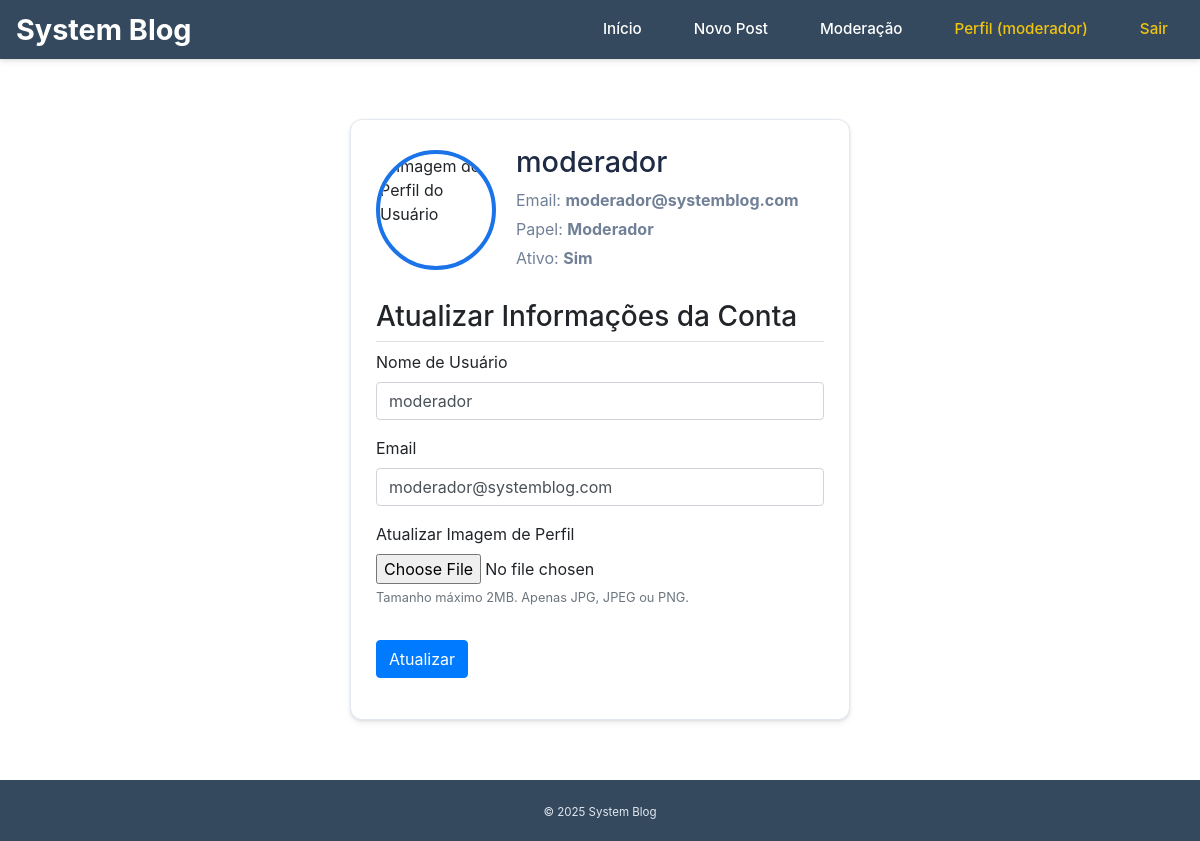
Page /account (signed in) on the committed database.
### models.py (models this page shows, shortened)
class User(db.Model, UserMixin):
    id = db.Column(db.Integer, primary_key=True)
    username = db.Column(db.String(20), unique=True, nullable=False)
    email = db.Column(db.String(120), unique=True, nullable=False)
    password = db.Column(db.String(60), nullable=False)
    image_file = db.Column(db.String(20), nullable=False, default='default.jpg')
    is_active = db.Column(db.Boolean, default=False)
    role_id = db.Column(db.Integer, db.ForeignKey('role.id'), nullable=False, default=1)
    posts = db.relationship('Post', backref='author', lazy=True)

class Role(db.Model):
    id = db.Column(db.Integer, primary_key=True)
    name = db.Column(db.String(20), unique=True, nullable=False)
    can_moderate = db.Column(db.Boolean, default=False)  # Pode apagar posts de outros
    can_admin = db.Column(db.Boolean, default=False)     # Pode gerenciar usuários/papéis
    users = db.relationship('User', backref='role', lazy=True)

### views.py (the view)
@app.route("/account", methods=['GET', 'POST'])
@login_required
def account():
    form = UpdateAccountForm()
    if form.validate_on_submit():
        if getattr(form, 'picture', None) and form.picture.data:
            profile_dir = os.path.join(app.root_path, 'static', 'profile_pics')
            os.makedirs(profile_dir, exist_ok=True)
            picture_file = save_picture(form.picture.data)
            current_user.image_file = picture_file
        current_user.username = form.username.data
        current_user.email = form.email.data
        db.session.commit()
        flash('Sua conta foi atualizada com sucesso!', 'success')
        return redirect(url_for('account'))
    elif request.method == 'GET':
        form.username.data = current_user.username
        form.email.data = current_user.email
    image_file = url_for('static', filename='profile_pics/' + current_user.image_file)
    return render_template('account.html', title='Perfil', image_file=image_file, form=form)

### forms.py (shortened to what this page needs)
class UpdateAccountForm(FlaskForm):
    username = StringField('Nome de Usuário',validators=[DataRequired(), Length(min=2, max=20)])
    email = StringField('Email',validators=[DataRequired(), Email()])
    picture = FileField('Atualizar Imagem de Perfil', validators=[FileAllowed(['jpg', 'png', 'jpeg'], 'Apenas imagens (jpg, jpeg, png)!')])
    submit = SubmitField('Atualizar')

### app.py (called while the page is built)
@login_manager.user_loader
def load_user(user_id):
    try:
        return db.session.get(User, int(user_id))
    except ValueError:
        return None

### models.py (called while the page is built)
def is_admin(user):
    return bool(user.is_authenticated and getattr(user.role, "can_admin", False))

def is_moderator(user):
    return bool(user.is_authenticated and getattr(user.role, "can_moderate", False))

### views.py (called while the page is built)
@app.before_request
def start_quote_thread():
    global quote_of_the_day
    if quote_of_the_day.get('thread') is None or not quote_of_the_day['thread'].is_alive():
        th = Thread(target=get_and_translate_quote, daemon=True)
        th.start()
        quote_of_the_day['thread'] = th
        app.logger.info("Thread de citação assíncrona iniciada.")

### templates/account.html (shortened to what this page needs)
{% extends "base.html" %}
{% block content %}
{% block extra_css %}
    <link rel="stylesheet" href="{{ url_for('static', filename='css/account.css') }}">
{% endblock %}
    <div class="container-small">
        <div class="content-section">
            <div class="media">
                <img class="profile-img" src="{{ image_file }}" alt="Imagem de Perfil do Usuário">
                <div class="media-body">
                    <h2 class="account-heading">{{ current_user.username }}</h2>
                    <p class="account-info">Email: <strong>{{ current_user.email }}</strong></p>
                    <p class="account-info">Papel: <strong>{{ current_user.role.name }}</strong></p>
                    <p class="account-info">Ativo: <strong>{{ "Sim" if current_user.is_active else "Não (Aguardando Confirmação)" }}</strong></p>
                </div>
            </div>
            <h3 class="mt-4 border-bottom pb-2">Atualizar Informações da Conta</h3>
            <form method="POST" action="" enctype="multipart/form-data">
                <fieldset class="form-group">
                    <div class="form-group">
                        {{ form.username.label(class="form-control-label") }}
                        {% if form.username.errors %}
                            {{ form.username(class="form-control is-invalid") }}
                            <div class="invalid-feedback">
                                {% for error in form.username.errors %}
                                    <span>{{ error }}</span>
                                {% endfor %}
                            </div>
                        {% else %}
                            {{ form.username(class="form-control") }}
                        {% endif %}
                    </div>
                    <div class="form-group">
                        {{ form.email.label(class="form-control-label") }}
                        {% if form.email.errors %}
                            {{ form.email(class="form-control is-invalid") }}
                            <div class="invalid-feedback">
                                {% for error in form.email.errors %}
                                    <span>{{ error }}</span>
                                {% endfor %}
                            </div>
                        {% else %}
                            {{ form.email(class="form-control") }}
                        {% endif %}
                    </div>
                    <div class="form-group">
                        {{ form.picture.label(class="form-control-label") }}
                        {{ form.picture(class="form-control-file") }}
                        <small class="form-text text-muted">Tamanho máximo 2MB. Apenas JPG, JPEG ou PNG.</small>
                    </div>
                </fieldset>
                <div class="form-group">
                    {{ form.submit(class="btn btn-primary") }}
                </div>
            </form>
        </div>
    </div>
{% endblock content %}

### templates/base.html (shortened to what this page needs)
<!doctype html>
<html lang="pt-br">
<head>
  <link rel="stylesheet" href="{{ url_for('static', filename='css/base.css') }}">
  <link rel="stylesheet" href="https://stackpath.bootstrapcdn.com/bootstrap/4.5.2/css/bootstrap.min.css">
  {% block extra_css %}{% endblock %}
</head>
<body>
  <nav class="navbar">
    <a href="{{ url_for('home') }}" class="brand">System Blog</a>
    <div class="nav-links">
      <a href="{{ url_for('home') }}" class="nav-link">Início</a>
      {% if current_user.is_authenticated %}
        <a href="{{ url_for('new_post') }}" class="nav-link">Novo Post</a>
        {% if is_admin(current_user) %}
          <a href="{{ url_for('admin_users') }}" class="nav-link nav-link-admin">Admin</a>
        {% elif is_moderator(current_user) %}
          <a href="{{ url_for('moderator_dashboard') }}" class="nav-link">Moderação</a>
        {% else %}
          <a href="{{ url_for('user_dashboard') }}" class="nav-link">Meu Painel</a>
        {% endif %}
        <a href="{{ url_for('account') }}" class="nav-link nav-link-profile">Perfil ({{ current_user.username }})</a>
        <a href="{{ url_for('logout') }}" class="nav-link nav-link-danger">Sair</a>
      {% else %}
        <a href="{{ url_for('login') }}" class="nav-link">Login</a>
        <a href="{{ url_for('register') }}" class="nav-link nav-link-register">Registrar</a>
      {% endif %}
    </div>
  </nav>
  <main class="container">
    {% block content %}{% endblock %}
  </main>
  <footer class="footer">
    <small>&copy; {{ 2025 }} System Blog</small>
  </footer>
</body>
</html>

### static/css/base.css (style rules this page uses)
:root { --primary-color: #1a73e8; --secondary-color: #34495e; --accent-color: #f1c40f; --background-color: #f8fafc; --text-color: #1f2a44; --border-color: #e2e8f0; --shadow: 0 4px 6px rgba(0, 0, 0, 0.05), 0 1px 3px rgba(0, 0, 0, 0.1); --transition: all 0.3s ease; }
body { background: var(--background-color); color: var(--text-color); margin: 0; padding: 0; font-family: 'Inter', sans-serif; font-size: 16px; line-height: 1.6; min-height: 100vh; display: flex; flex-direction: column; }
main.container { max-width: 1000px; width: 90%; margin: 30px auto; padding: 0 15px; flex-grow: 1; }
.container-small { max-width: 500px; width: 90%; margin: 30px auto; }
.content-section { background: #fff; padding: 25px; border-radius: 12px; border: 1px solid var(--border-color); box-shadow: var(--shadow); margin-bottom: 25px; transition: var(--transition); }
.navbar { background: var(--secondary-color); color: #fff; padding: 15px 20px; display: flex; justify-content: space-between; align-items: center; box-shadow: var(--shadow); position: sticky; top: 0; z-index: 1000; }
.brand { color: #fff; font-size: 1.8rem; font-weight: 700; text-decoration: none; transition: var(--transition); }
.nav-links { display: flex; align-items: center; gap: 20px; }
.nav-link { color: #fff; text-decoration: none; padding: 8px 16px; border-radius: 8px; font-weight: 500; font-size: 0.95rem; transition: var(--transition); }
.nav-link-profile, .nav-link-danger { color: var(--accent-color); }
.form-group { margin-bottom: 20px; }
.form-control { width: 100%; padding: 12px; border: 1px solid var(--border-color); border-radius: 8px; font-size: 1rem; transition: var(--transition); }
.btn { padding: 12px 20px; border: none; border-radius: 8px; cursor: pointer; font-weight: 600; font-size: 0.95rem; transition: var(--transition); text-decoration: none; display: inline-flex; align-items: center; justify-content: center; }
.btn-primary { background: var(--primary-color); color: #fff; }
.footer { background: var(--secondary-color); color: #e2e8f0; padding: 20px; text-align: center; font-size: 0.9rem; margin-top: auto; }

### static/css/account.css (style rules this page uses)
.media { display: flex; align-items: center; margin-bottom: 25px; }
.media-body { flex: 1; padding-left: 20px; }
.profile-img { height: 120px; width: 120px; object-fit: cover; border-radius: 50%; border: 4px solid var(--primary-color); }
.account-heading { margin-bottom: 8px; font-size: 1.8rem; color: var(--text-color); }
.account-info { margin: 5px 0; font-size: 1rem; color: #718096; }

### rows in the picture
User: username "moderador", email "moderador@systemblog.com", is_active "Sim"
Role: role.name "Moderador"

### other values in the picture
{{ 2025 }} "2025"
